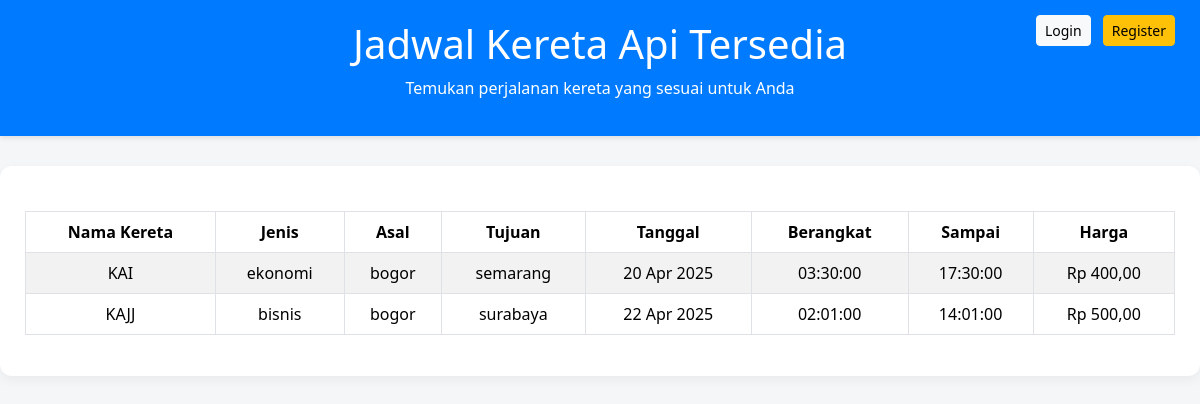
The page /jadwal_kereta.php on the database its author committed.
### tables this page shows
CREATE TABLE `jadwal` (
  `id` int NOT NULL,
  `id_kereta` int DEFAULT NULL,
  `asal` varchar(255) NOT NULL,
  `tujuan` varchar(255) NOT NULL,
  `tanggal_berangkat` date NOT NULL,
  `waktu_berangkat` time NOT NULL,
  `waktu_sampai` time NOT NULL,
  `harga` decimal(10,2) NOT NULL
);

CREATE TABLE `kereta` (
  `id` int NOT NULL,
  `nama_kereta` varchar(255) NOT NULL,
  `jenis` enum('vip','bisnis','ekonomi') NOT NULL,
  `kapasitas` int NOT NULL
);

### models/Jadwal.php (called while the page is built, shortened)
<?php
class Jadwal {
    private $conn;
    private $table = "jadwal";
    public function __construct($db) {
        $this->conn = $db;
    }
    public function getAllJadwal() {
        $query = "SELECT jadwal.*, kereta.nama_kereta, kereta.jenis
                  FROM " . $this->table . "
                  JOIN kereta ON jadwal.id_kereta = kereta.id";
        $stmt = $this->conn->prepare($query);
        $stmt->execute();
        return $stmt;
    }
}

### jadwal_kereta.php (the view, shortened to what this page needs)
<?php
require_once "models/Jadwal.php";
$database = new Database();
$db = $database->connect();
$jadwal = new Jadwal($db);
$result = $jadwal->getAllJadwal();
?>
<!DOCTYPE html>
<html lang="id">
<head>
    <link href="https://cdn.jsdelivr.net/npm/bootstrap@5.3.3/dist/css/bootstrap.min.css" rel="stylesheet">
</head>
<body>
<header>
    <h1>Jadwal Kereta Api Tersedia</h1>
    <p>Temukan perjalanan kereta yang sesuai untuk Anda</p>
    <div class="top-right">
        <?php if (isset($_SESSION['user'])): ?>
            <span class="text-white me-2">Hai, <?= htmlspecialchars($_SESSION['user']['nama']) ?></span>
            <a href="auth/logout.php" class="btn btn-danger btn-sm">Logout</a>
        <?php else: ?>
            <a href="auth/login.php" class="btn btn-light btn-sm me-2">Login</a>
            <a href="auth/register.php" class="btn btn-warning btn-sm">Register</a>
        <?php endif; ?>
    </div>
</header>
<div class="container">
    <table class="table table-bordered table-striped">
        <thead>
            <tr>
                <th>Nama Kereta</th>
                <th>Jenis</th>
                <th>Asal</th>
                <th>Tujuan</th>
                <th>Tanggal</th>
                <th>Berangkat</th>
                <th>Sampai</th>
                <th>Harga</th>
            </tr>
        </thead>
        <tbody>
            <?php while ($row = $result->fetch(PDO::FETCH_ASSOC)) : ?>
                <tr>
                    <td><?= htmlspecialchars($row['nama_kereta']) ?></td>
                    <td><?= htmlspecialchars($row['jenis']) ?></td>
                    <td><?= htmlspecialchars($row['asal']) ?></td>
                    <td><?= htmlspecialchars($row['tujuan']) ?></td>
                    <td><?= date('d M Y', strtotime($row['tanggal_berangkat'])) ?></td>
                    <td><?= htmlspecialchars($row['waktu_berangkat']) ?></td>
                    <td><?= htmlspecialchars($row['waktu_sampai']) ?></td>
                    <td>
                        Rp <?= number_format($row['harga'], 2, ',', '.') ?>
                    </td>
                </tr>
            <?php endwhile; ?>
        </tbody>
    </table>
</div>
</body>
</html>

### jadwal_kereta.php (style rules this page uses)
body { background-color: #f4f6f8; font-family: 'Segoe UI', Tahoma, Geneva, Verdana, sans-serif; }
header { background-color: #007BFF; color: white; padding: 20px 0; text-align: center; box-shadow: 0 2px 5px rgba(0,0,0,0.1); position: relative; }
.container { max-width: 1200px; margin: 30px auto; background-color: white; padding: 25px; border-radius: 12px; box-shadow: 0 4px 12px rgba(0,0,0,0.05); }
table { width: 100%; margin-top: 20px; }
th, td { text-align: center; padding: 14px 10px; }
th { background-color: #343a40; color: white; }
tr:nth-child(even) { background-color: #f2f2f2; }
.top-right { position: absolute; top: 15px; right: 25px; }

### rows shown on the page
jadwal: id_kereta.nama_kereta "KAI", id_kereta.jenis "ekonomi", asal "bogor", tujuan "semarang", tanggal_berangkat "20 Apr 2025", waktu_berangkat "03:30:00", waktu_sampai "17:30:00", harga "400,00"
jadwal: id_kereta.nama_kereta "KAJJ", id_kereta.jenis "bisnis", asal "bogor", tujuan "surabaya", tanggal_berangkat "22 Apr 2025", waktu_berangkat "02:01:00", waktu_sampai "14:01:00", harga "500,00"
